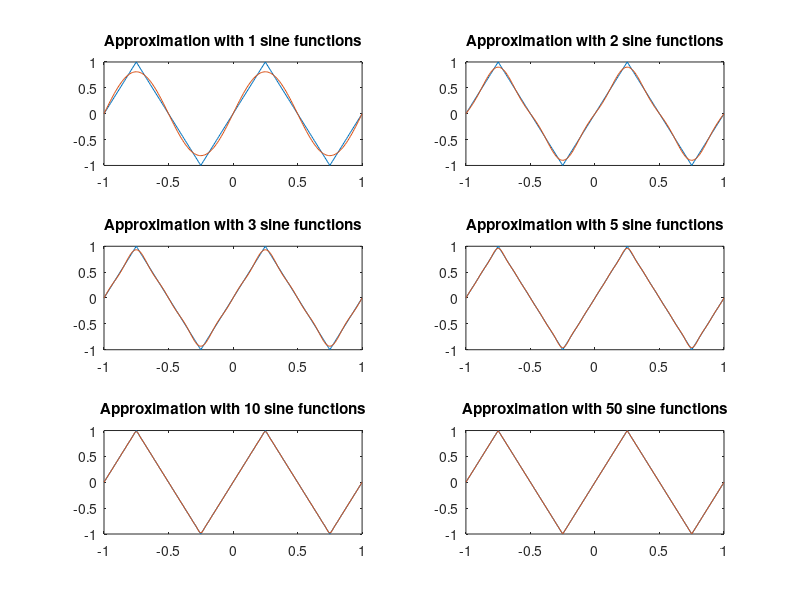

MATLAB code to generate this figure:

t = -1:0.01:1;                           %x-axis
c = -1:0.25:1;
y = sawtooth(2*pi*(t+0.25),0.5);
coEffecient = (8/(pi^2));                    %Fourier co-effecient
subPlotIndex = 1;                        %sub-plot index
for i=[1,2,3,5,10,50]                  %iterates through no. of sin waves
    sum = 0;                                
    for k=0:1:i-1
    sum = sum + ((-1)^k) * (sin(2*pi*t*((2*k)+1))/((2*k)+1)^2);     %sums up the Fourier series to k
    end;
    h = coEffecient * sum;               %8/pi^2 * sum
    subplot (3 ,2 ,subPlotIndex);        %plots Fourier wave vs Square sin
    plot(t,y);
    hold on;
    plot(t,h);
    str = sprintf('Approximation with %i sine functions', i);
    title(str);
    axis ([-1 1 -1 1]);
    subPlotIndex = subPlotIndex +1;      %increases subplot index
end;
